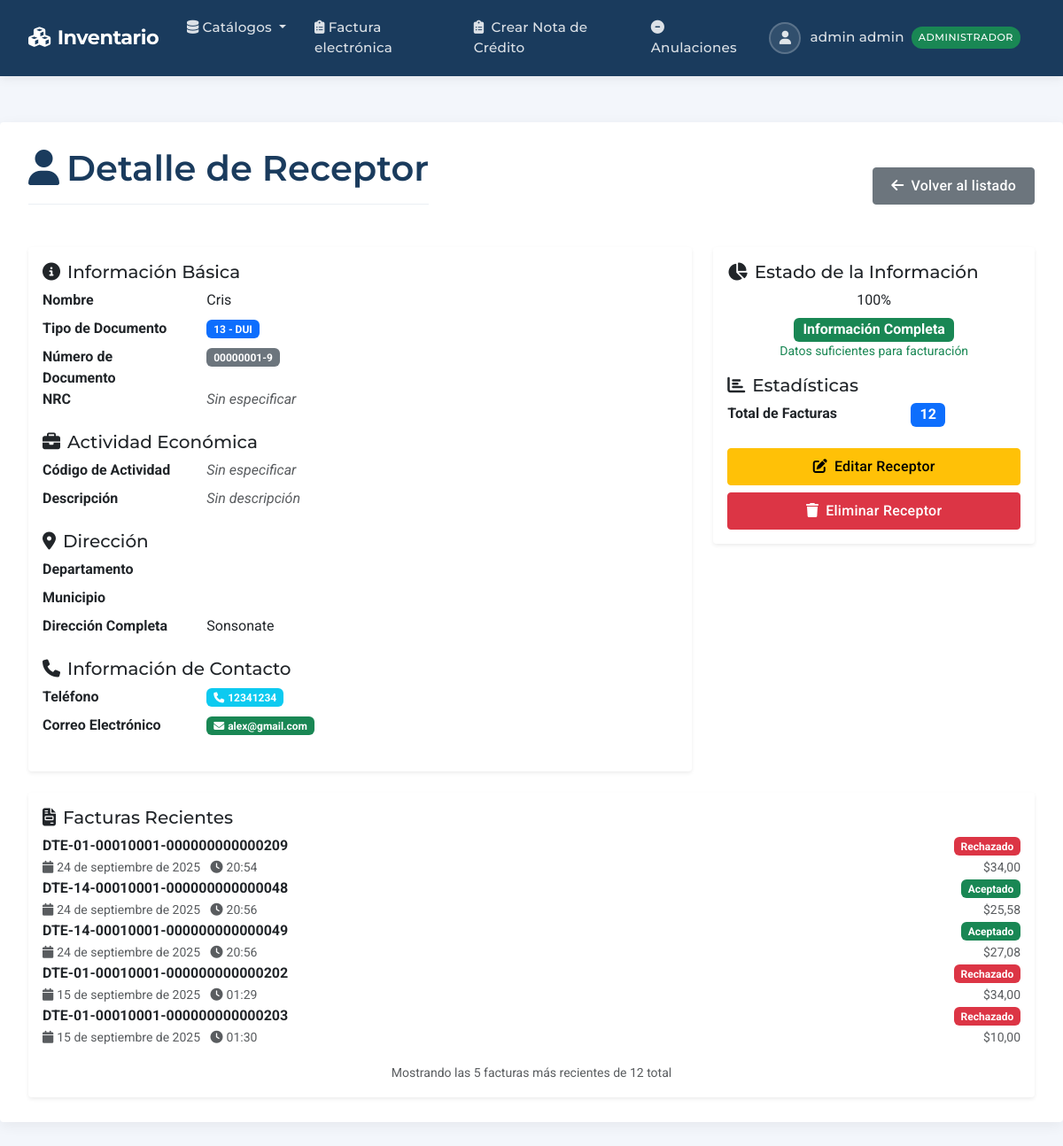
The page /dte/receptores/20/ (signed in) on the database as committed earlier.
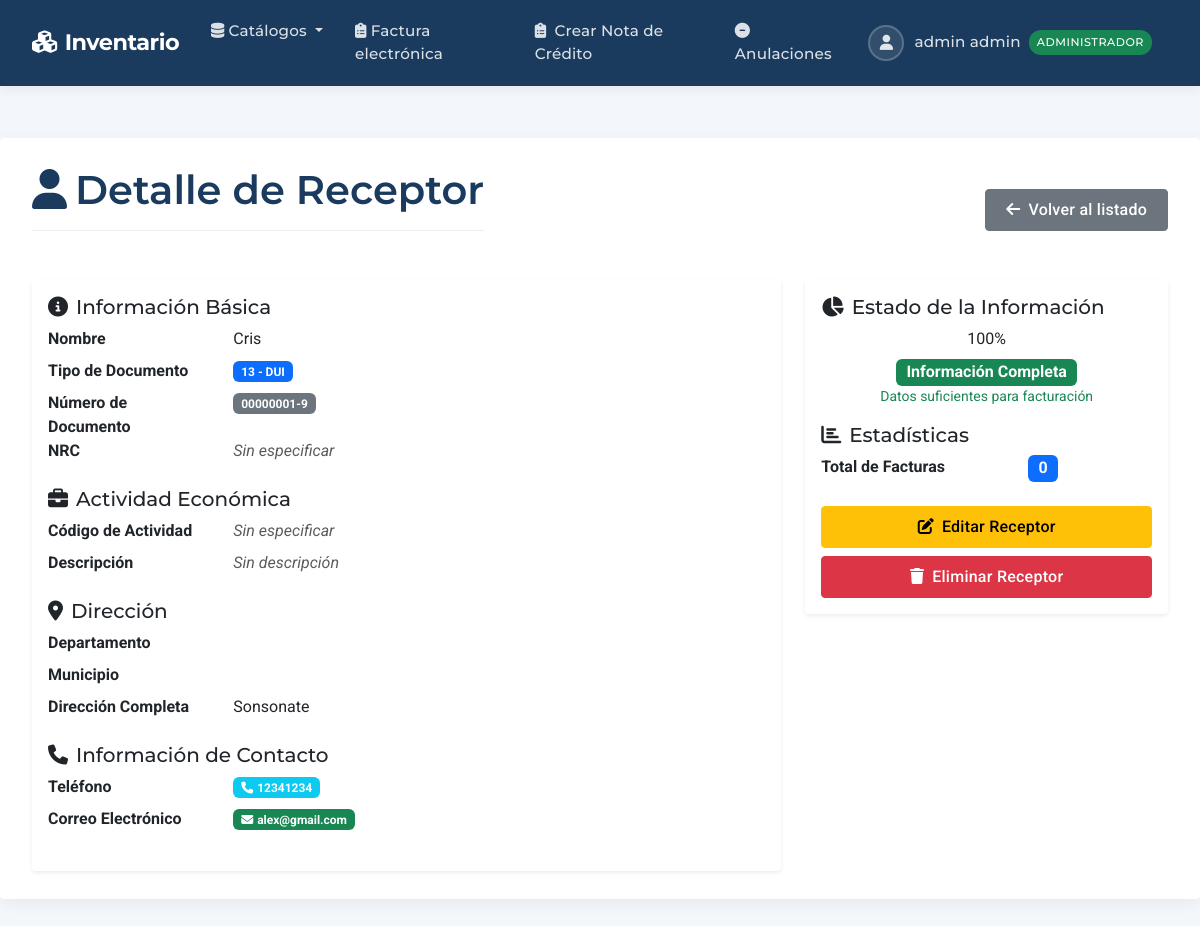
The same page on the database as committed later.
### dte/models.py (models this page shows, shortened)
class FacturaElectronica(models.Model):
    identificacion = models.OneToOneField(
        Identificacion,
        on_delete=models.CASCADE,
        related_name='+'
    )
    emisor = models.ForeignKey(
        Emisor,
        on_delete=models.CASCADE,
        related_name='facturas'
    )
    receptor = models.ForeignKey(
        Receptor,
        on_delete=models.CASCADE,
        related_name='facturas'
    )
    documento_firmado = models.TextField(
        null=True,
        blank=True,
        help_text="Documento DTE firmado en formato JWS"
    )
    sello_recepcion = models.CharField(
        max_length=100,
        null=True,
        blank=True,
        help_text="Sello de recepción otorgado por Hacienda"
    )
    fecha_procesamiento = models.CharField(
        max_length=50,
        null=True,
        blank=True,
        help_text="Fecha y hora de procesamiento en Hacienda"
    )
    estado_hacienda = models.CharField(
        max_length=30,  # Aumentar tamaño para "ACEPTADO_CON_OBSERVACIONES"
        choices=[
            ('ACEPTADO', 'Aceptado'),
            ('ACEPTADO_CON_OBSERVACIONES', 'Aceptado con Observaciones'),
            ('RECHAZADO', 'Rechazado'),
            ('NO_ENVIADO', 'No Enviado'),
        ],
        default='NO_ENVIADO',  # Cambiar default
        help_text="Estado del documento en Hacienda"
    )
    observaciones_hacienda = models.TextField(
        null=True,
        blank=True,
        help_text="Observaciones o errores reportados por Hacienda"
    )
    fecha_envio_hacienda = models.DateTimeField(
        null=True,
        blank=True,
        help_text="Fecha y hora de envío a Hacienda"
    )
    intentos_envio = models.IntegerField(
        default=0,
        help_text="Número de intentos de envío realizados"
    )
    enviado_por_correo = models.BooleanField(
        default=False,
        help_text="Indica si fue enviado por correo al receptor"
    )
    fecha_envio_correo = models.DateTimeField(
        null=True,
        blank=True,
        help_text="Fecha y hora de envío por correo"
    )
    sucursal = models.ForeignKey(
        Sucursal,
        on_delete=models.PROTECT,
        verbose_name="Sucursal",
        help_text="Sucursal que emite la factura",
    )
    class Meta:
        db_table = "dte_factura_electronica"
        verbose_name = "Factura Electrónica"
        verbose_name_plural = "Facturas Electrónicas"
    def get_estado_display(self):
        """Obtiene el estado formateado con color para el admin"""
        colores = {
            'ACEPTADO': '#28a745',                    # Verde
            'ACEPTADO_CON_OBSERVACIONES': '#28a745',  # Verde (mismo que aceptado)
            'RECHAZADO': '#dc3545',                   # Rojo
            'NO_ENVIADO': '#6c757d',                  # Gris
        }
        estado = self.estado_hacienda or 'NO_ENVIADO'
        color = colores.get(estado, '#000000')
        texto_estado = {
            'ACEPTADO': 'Aceptado',
            'ACEPTADO_CON_OBSERVACIONES': 'Aceptado c/Obs',
            'RECHAZADO': 'Rechazado',
            'NO_ENVIADO': 'No Enviado',
        }.get(estado, estado)
        return f'<span style="color: {color}; font-weight: bold;">{texto_estado}</span>'
    get_estado_display.allow_tags = True
    get_estado_display.short_description = 'Estado'

class Identificacion(models.Model):
    version = models.IntegerField(default=1)
    ambiente = models.ForeignKey(
        AmbienteDestino,
        on_delete=models.PROTECT,
        verbose_name="Ambiente de Destino"
    )
    tipoDte = models.ForeignKey(
        TipoDocumento,
        on_delete=models.PROTECT,
        verbose_name="Tipo de Documento"
    )
    numeroControl = models.CharField(
        max_length=31,
        unique=True,
        help_text="Formato: DTE-01-XXXXXXXX-XXXXXXXXXXXXXXX o DTE-03-XXXXXXXX-XXXXXXXXXXXXXXX"
    )
    codigoGeneracion = models.CharField(
        max_length=36,
        help_text="UUID: XXXXXXXX-XXXX-XXXX-XXXX-XXXXXXXXXXXX",
        validators=[
            RegexValidator(
                regex=r"^[A-F0-9]{8}-[A-F0-9]{4}-[A-F0-9]{4}-[A-F0-9]{4}-[A-F0-9]{12}$",
                message="Debe ser un UUID en mayúsculas "
                        "(ej. 1234ABCD-1234-1234-1234-1234567890AB)"
            )
        ]
    )
    tipoModelo = models.ForeignKey(
        ModeloFacturacion,
        on_delete=models.PROTECT,
        verbose_name="Modelo de Facturación"
    )
    tipoOperacion = models.ForeignKey(
        TipoTransmision,
        on_delete=models.PROTECT,
        verbose_name="Tipo de Transmisión"
    )
    tipoContingencia = models.ForeignKey(
        TipoContingencia,
        on_delete=models.PROTECT,
        verbose_name="Tipo de Contingencia",
        null=True,
        blank=True
    )
    motivoContin = models.CharField(
        max_length=150,
        null=True,
        blank=True,
        help_text="Motivo de Contingencia",
        validators=[MinLengthValidator(5)]
    )
    fecEmi = models.DateField(verbose_name="Fecha de Emisión")
    horEmi = models.TimeField(
        verbose_name="Hora de Emisión",
        validators=[
            RegexValidator(
                regex=r"^(0[0-9]|1[0-9]|2[0-3]):[0-5][0-9]:[0-5][0-9]$",
                message="Debe tener formato HH:MM:SS (24 horas)."
            )
        ]
    )
    tipoMoneda = models.CharField(
        max_length=3,
        default="USD",
        help_text="Tipo de Moneda"
    )
    class Meta:
        db_table = "dte_identificacion"
        verbose_name = "Identificación"
        verbose_name_plural = "Identificaciones"

class Resumen(models.Model):
    factura = models.OneToOneField(
        'FacturaElectronica',
        on_delete=models.CASCADE,
        related_name='resumen'
    )
    totalNoSuj = models.DecimalField(
        max_digits=20,
        decimal_places=2,
        validators=[MinValueValidator(Decimal("0.00"))]
    )
    totalExenta = models.DecimalField(
        max_digits=20,
        decimal_places=2,
        validators=[MinValueValidator(Decimal("0.00"))]
    )
    totalGravada = models.DecimalField(
        max_digits=20,
        decimal_places=2,
        validators=[MinValueValidator(Decimal("0.00"))]
    )
    subTotalVentas = models.DecimalField(
        max_digits=20,
        decimal_places=2,
        validators=[MinValueValidator(Decimal("0.00"))]
    )
    descuNoSuj = models.DecimalField(
        max_digits=20,
        decimal_places=2,
        validators=[MinValueValidator(Decimal("0.00"))]
    )
    descuExenta = models.DecimalField(
        max_digits=20,
        decimal_places=2,
        validators=[MinValueValidator(Decimal("0.00"))]
    )
    descuGravada = models.DecimalField(
        max_digits=20,
        decimal_places=2,
        validators=[MinValueValidator(Decimal("0.00"))]
    )
    porcentajeDescuento = models.DecimalField(
        max_digits=5,
        decimal_places=2,
        validators=[
            MinValueValidator(Decimal("0.00")),
            MaxValueValidator(Decimal("100.00"))
        ]
    )
    totalDescu = models.DecimalField(
        max_digits=20,
        decimal_places=2,
        validators=[MinValueValidator(Decimal("0.00"))]
    )
    subTotal = models.DecimalField(
        max_digits=20,
        decimal_places=2,
        validators=[MinValueValidator(Decimal("0.00"))]
    )
    ivaRete1 = models.DecimalField(
        max_digits=20,
        decimal_places=2,
        validators=[MinValueValidator(Decimal("0.00"))]
    )
    reteRenta = models.DecimalField(
        max_digits=20,
        decimal_places=2,
        validators=[MinValueValidator(Decimal("0.00"))]
    )
    montoTotalOperacion = models.DecimalField(
        max_digits=20,
        decimal_places=2,
        validators=[MinValueValidator(Decimal("0.00"))]
    )
    totalNoGravado = models.DecimalField(
        max_digits=20,
        decimal_places=2
    )
    totalPagar = models.DecimalField(
        max_digits=20,
        decimal_places=2,
        validators=[MinValueValidator(Decimal("0.00"))]
    )
    totalLetras = models.CharField(max_length=200)
    totalIva = models.DecimalField(
        max_digits=20,
        decimal_places=2,
        validators=[MinValueValidator(Decimal("0.00"))],
        null=True,
        blank=True
    )
    saldoFavor = models.DecimalField(
        max_digits=20,
        decimal_places=2
    )
    condicionOperacion = models.ForeignKey(
        CondicionOperacion,
        on_delete=models.PROTECT
    )
    numPagoElectronico = models.CharField(max_length=100, null=True, blank=True)
    ivaPerci1 = models.DecimalField(
        max_digits=20,
        decimal_places=2,
        verbose_name="IVA Percibido",
        validators=[MinValueValidator(Decimal("0.00"))],
        null=True,
        blank=True
    )
    total_compra = models.DecimalField(
        max_digits=20,
        decimal_places=2,
        null=True,
        blank=True,
        validators=[MinValueValidator(Decimal("0.00"))],
        help_text="Total de Compra (solo FSE)"
    )
    descu = models.DecimalField(
        max_digits=20,
        decimal_places=2,
        null=True,
        blank=True,
        default=Decimal("0.00"),
        validators=[MinValueValidator(Decimal("0.00"))],
        help_text="Descuento (solo FSE) - diferente de totalDescu"
    )
    observaciones_fse = models.TextField(
        max_length=3000,
        blank=True,
        null=True,
        help_text="Observaciones específicas para FSE"
    )
    class Meta:
        db_table = "dte_resumen"
        verbose_name = "Resumen"
        verbose_name_plural = "Resúmenes"

### dte/views.py (the view)
# urls.py: path('receptores/<int:pk>/', ReceptorDetailView.as_view(), name='receptor_detail'),
class ReceptorDetailView(DetailView):
    model = Receptor
    template_name = 'receptor/detail.html'
    context_object_name = 'receptor'
    def get_queryset(self):
        return super().get_queryset().select_related(
            'tipoDocumento', 'codActividad', 'departamento', 'municipio'
        )
    def get_context_data(self, **kwargs):
        context = super().get_context_data(**kwargs)
        context['facturas_count'] = self.object.facturas.count()
        context['facturas_recientes'] = self.object.facturas.select_related(
            'identificacion'
        ).order_by('-identificacion__fecEmi')[:5]
        completitud = 0
        if self.object.nombre and self.object.tipoDocumento and self.object.numDocumento:
            completitud = 100
        elif self.object.nombre:
            completitud = 75
        elif self.object.tipoDocumento:
            completitud = 25
        context['completitud'] = completitud
        context['tiene_email'] = bool(self.object.correo)
        context['tiene_direccion_completa'] = bool(
            self.object.departamento and
            self.object.municipio and
            self.object.complemento
        )
        return context

### productos/models.py (called while the page is built)
    def puede_acceder(self):
        return (
            self.is_authenticated and
            self.is_active and
            self.activo and
            self.rol and
            self.rol.nombre == 'administrador'
        )

### dte/templates/receptor/detail.html (shortened to what the changed rows need)
{% extends 'productos/base.html' %}
{% block content %}
<div class="d-flex justify-content-between align-items-center mb-4">
    <h1 class="page-title">
        <i class="fas fa-user me-2"></i>Detalle de Receptor
    </h1>
</div>
<div class="row">
    <div class="col-lg-4">
        <div class="card shadow-sm">
            <div class="card-body">
                <div class="detail-section">
                    <dl class="row">
                        <dd class="col-sm-5">
                            <span class="badge bg-primary fs-6">{{ facturas_count }}</span>
                        </dd>
                    </dl>
                </div>
            </div>
        </div>
    </div>
</div>
{% if facturas_recientes %}
<div class="row mt-4">
    <div class="col-12">
        <div class="card shadow-sm facturas-card">
            <div class="card-body">
                <h5 class="card-title">
                    <i class="fas fa-file-invoice me-2"></i>Facturas Recientes
                </h5>
                <div class="facturas-list">
                    {% for factura in facturas_recientes %}
                    <div class="factura-item">
                        <div class="d-flex justify-content-between align-items-center">
                            <div>
                                <strong>{{ factura.identificacion.numeroControl }}</strong>
                                <br>
                                <small class="text-muted">
                                    <i class="fas fa-calendar me-1"></i>{{ factura.identificacion.fecEmi }}
                                    <i class="fas fa-clock me-1 ms-2"></i>{{ factura.identificacion.horEmi }}
                                </small>
                            </div>
                            <div class="text-end">
                                <span class="badge bg-{% if factura.estado_hacienda == 'ACEPTADO' %}success{% elif factura.estado_hacienda == 'RECHAZADO' %}danger{% else %}warning{% endif %}">
                                    {{ factura.get_estado_hacienda_display }}
                                </span>
                                <br>
                                <small class="text-muted">${{ factura.resumen.totalPagar|floatformat:2 }}</small>
                            </div>
                        </div>
                    </div>
                    {% endfor %}
                </div>
                {% if facturas_count > 5 %}
                <div class="text-center mt-3">
                    <small class="text-muted">
                        Mostrando las 5 facturas más recientes de {{ facturas_count }} total
                    </small>
                </div>
                {% endif %}
            </div>
        </div>
    </div>
</div>
{% endif %}
{% endblock %}

Rows that differ between the two databases and show on the page:
removed FacturaElectronica: identificacion.numeroControl "DTE-01-00010001-000000000000209", identificacion.fecEmi "24 de septiembre de 2025", identificacion.horEmi "20:54", estado_hacienda "Rechazado", resumen.totalPagar "34,00"
removed FacturaElectronica: identificacion.numeroControl "DTE-14-00010001-000000000000048", identificacion.fecEmi "24 de septiembre de 2025", identificacion.horEmi "20:56", estado_hacienda "Aceptado", resumen.totalPagar "25,58"
removed FacturaElectronica: identificacion.numeroControl "DTE-14-00010001-000000000000049", identificacion.fecEmi "24 de septiembre de 2025", identificacion.horEmi "20:56", estado_hacienda "Aceptado", resumen.totalPagar "27,08"
removed FacturaElectronica: identificacion.numeroControl "DTE-01-00010001-000000000000202", identificacion.fecEmi "15 de septiembre de 2025", identificacion.horEmi "01:29", estado_hacienda "Rechazado", resumen.totalPagar "34,00"
removed FacturaElectronica: identificacion.numeroControl "DTE-01-00010001-000000000000203", identificacion.fecEmi "15 de septiembre de 2025", identificacion.horEmi "01:30", estado_hacienda "Rechazado", resumen.totalPagar "10,00"
Other text that changed with them:
{{ facturas_count }}: "12" → "0"
{{ facturas_count }}: "12" → (not shown)
text no longer shown: "Facturas Recientes Mostrando las 5 facturas más recientes de total"
